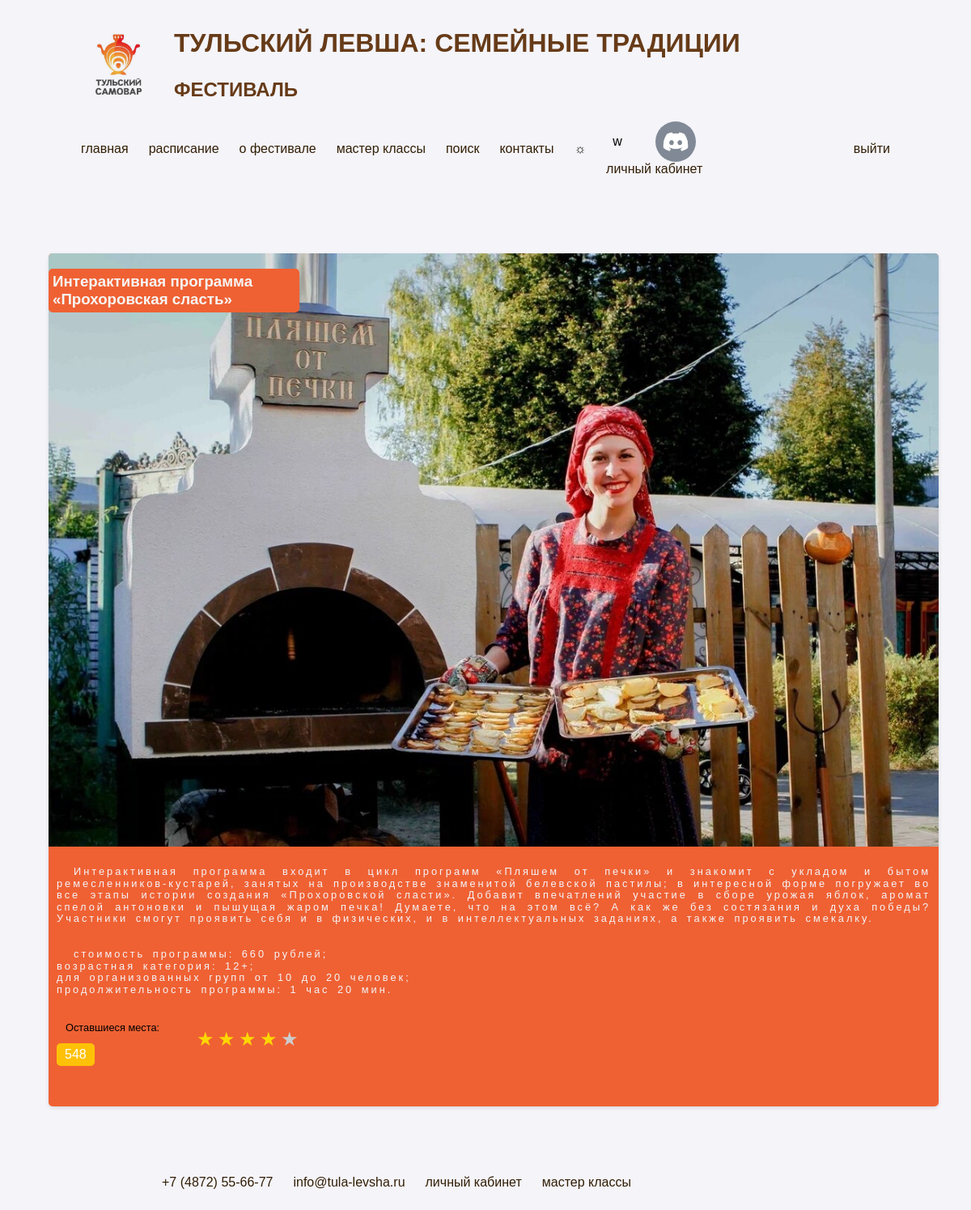
The app's page /master-class.php?id=1 (signed in) with its own data.
### master-class.php (the view, shortened to what this page needs)
<!DOCTYPE html>
<html lang="ru">
<head>
    <link rel="stylesheet" href="./css/styles.css">
</head>
<body>
    <?php
    require_once ('./php/config.php');
    $stmt = $conn->prepare('SELECT * FROM `master-classes` WHERE id = ?');
    $stmt->bind_param('i', $_GET['id']);
    $stmt->execute();
    $masterClass = $stmt->get_result();
    ?>
    <div class="wrapper">
        <header class="col">
            <div class="row">
                <img src="./img/logo.jpg" alt="Логотип" class="logo">
                <div class="col">
                    <h1>Тульский Левша: Семейные традиции</h1>
                    <h2>Фестиваль</h2>
                </div>
            </div>
            <nav class="row">
                <a href="./index.php">Главная</a>
                <a href="./schedule.php">Расписание</a>
                <a href="./index.php#about">О фестивале</a>
                <a href="./index.php#master-class">Мастер классы</a>
                <a href="./index.php#search">Поиск</a>
                <a href="./index.php#contacts">Контакты</a>
                <span id="darkBtn">☼</span>
                <?php if (isset($_SESSION['id'])) { ?>
                    <div class="col nogap">
                        <div class="row just">
                            <?php
                            echo htmlspecialchars($_SESSION['name'])
                            ?>
                            <img src="./php/<?php echo htmlspecialchars($_SESSION['photo']) ?>" class="pfp">
                        </div>
                        <a href="./account.php">Личный кабинет</a>
                    </div>
                    <div class="margLeftAuto">
                        <a href="./php/exit.php">Выйти</a>
                    </div>
                <?php
                }
                ?>
            </nav>
        </header>
        <main>
    <section>
        <?php while ($row = $masterClass->fetch_assoc()) { ?>
        <div class="card page">
                        <h3 class="hightlight"><?php echo htmlspecialchars($row['header']) ?></h3>
                        <img src="<?php echo htmlspecialchars($row['img']) ?>" alt="<?php echo htmlspecialchars($row['img']) ?>">
                        <?php echo ($row['fullDescr']) ?>
                        <div class="row marb30">
                            <div class="col nogap">
                                <p class="smal">Оставшиеся места: </p>
                                <div class="valueEntries"><?php echo htmlspecialchars($row['allEntries']) ?></div>
                            </div>
                            <p class="c-rate">
                                <?php $rate = (int) $row['rate'] ?>
                                <span class="star <?php if ($rate > 0) {echo 'active'; $rate--;} ?>">★</span>
                                <span class="star <?php if ($rate > 0) {echo 'active'; $rate--;} ?>">★</span>
                                <span class="star <?php if ($rate > 0) {echo 'active'; $rate--;} ?>">★</span>
                                <span class="star <?php if ($rate > 0) {echo 'active'; $rate--;} ?>">★</span>
                                <span class="star <?php if ($rate > 0) {echo 'active'; $rate--;} ?>">★</span>
                            </p>
                        </div>
                    </div>
                    <?php } ?>
    </section>
    <footer>
        <nav class="row">
            <a href="+7 (4872) 55-66-77">+7 (4872) 55-66-77</a>
            <a href="info@tula-levsha.ru">info@tula-levsha.ru</a>
            <a href="./account.php">Личный кабинет</a>
            <a href="#master-class">Мастер классы</a>
        </nav>
    </footer>
        </main>
    </div>
</body>
</html>

### css/styles.css (style rules this page uses)
html, body { padding: 0; margin: 0; }
body { font-family: 'Arial', sans-serif; background-color: #f4f4f9; justify-content: center; align-items: center; min-height: 100vh; margin: 0; }
#darkBtn { cursor: pointer; }
h2 { margin: 0; padding: 0; }
.row { display: flex; flex-direction: row; gap: 25px; width: 100%; align-items: center; }
.nogap, .row.nogap, .col.nogap { gap: 0; }
.col { display: flex; flex-direction: column; gap: 25px; }
.margLeftAuto { margin-left: auto; }
.just { justify-content: space-around; }
.wrapper { max-width: 1100px; margin: 0 auto; }
header { padding: 35px 50px; align-items: center; }
header .logo { width: 90px; mix-blend-mode: multiply; }
header a, footer a { text-decoration: none; color: #321e05; text-transform: lowercase; }
header h1, header h2 { margin: 0; padding: 0; color: #673b18; text-transform: uppercase; font-weight: 900; }
.star { color: #ccc; font-size: 1.5em; cursor: pointer; }
.star.active { color: #FFD700; }
section { margin: 50px 0; }
.hightlight { color: #f6f6f6; background-color: #ef6133; padding: 5px; border-radius: 5px; font-weight: 900; width: fit-content; }
p { text-align: justify; margin: 10px 0; text-indent: 21px; }
.smal { line-height: 1.2rem; font-size: 0.8rem; }
.marb30 { margin-bottom: 30px; }
.card { width: calc((100% / 3) - 25px); margin: 10px; background-color: #ef6133; box-shadow: 0 2px 5px rgba(0, 0, 0, 0.1); border-radius: 5px; overflow: hidden; display: inline-block; vertical-align: top; padding-bottom: 20px; min-height: 498px; }
.card h3 { position: absolute; max-width: 300px; }
.card img { width: 100%; height: auto; }
.desc { transition: transform 300ms ease-in; padding: 10px; text-align: justify; color: #f4f4f9; line-height: 0.9rem; }
.card.page { width: 100%; }
.card.page .desc { display: block; transform: translateY(0); word-spacing: 3px; letter-spacing: 3px; }
.valueEntries { padding: 5px 10px; background-color: #ffc107; color: #fff; border-radius: 5px; margin-left: 10px; width: fit-content; }
footer { padding: 25px 150px; }
.pfp { width: 50px; height: 50px; object-fit: contain; border-radius: 25px; }

### records on screen
master-classes: header "Интерактивная программа «Прохоровская сласть»", img (picture), fullDescr "Интерактивная программа входит в цикл программ «Пляшем от печки» и знакомит с укладом и бытом ремесленников-кустарей, занятых на производстве знаменитой белевской пастилы; в интересной форме погружает во все этапы истории создания «Прохоровской сласти». Добавит впечатлений участие в сборе урожая яблок, аромат спелой антоновки и пышущая жаром печка! Думаете, что на этом всё? А как же без состязания и духа победы? Участники смогут проявить себя и в физических, и в интеллектуальных заданиях, а также проявить смекалку. стоимость программы: 660 рублей; возрастная категория: 12+; для организованных групп от 10 до 20 человек; продолжительность программы: 1 час 20 мин.", allEntries "548"

### other values on screen
$_SESSION['name'] "w"
